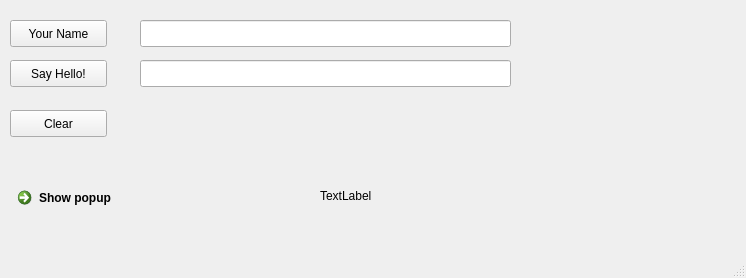
<?xml version="1.0" encoding="UTF-8"?>
<ui version="4.0">
 <class>MainWindow</class>
 <widget class="QMainWindow" name="MainWindow">
  <property name="geometry">
   <rect>
    <x>0</x>
    <y>0</y>
    <width>746</width>
    <height>278</height>
   </rect>
  </property>
  <property name="windowTitle">
   <string>MainWindow</string>
  </property>
  <widget class="QWidget" name="centralwidget">
   <widget class="QPushButton" name="say_hello">
    <property name="geometry">
     <rect>
      <x>10</x>
      <y>60</y>
      <width>97</width>
      <height>27</height>
     </rect>
    </property>
    <property name="text">
     <string>Say Hello!</string>
    </property>
   </widget>
   <widget class="QLineEdit" name="hello_output">
    <property name="geometry">
     <rect>
      <x>140</x>
      <y>60</y>
      <width>371</width>
      <height>27</height>
     </rect>
    </property>
   </widget>
   <widget class="QPushButton" name="pushButton_2">
    <property name="geometry">
     <rect>
      <x>10</x>
      <y>110</y>
      <width>97</width>
      <height>27</height>
     </rect>
    </property>
    <property name="text">
     <string>Clear</string>
    </property>
   </widget>
   <widget class="QPushButton" name="get_name">
    <property name="geometry">
     <rect>
      <x>10</x>
      <y>20</y>
      <width>97</width>
      <height>27</height>
     </rect>
    </property>
    <property name="text">
     <string>Your Name</string>
    </property>
   </widget>
   <widget class="QLineEdit" name="name_input">
    <property name="geometry">
     <rect>
      <x>140</x>
      <y>20</y>
      <width>371</width>
      <height>27</height>
     </rect>
    </property>
   </widget>
   <widget class="QCommandLinkButton" name="show_popup">
    <property name="geometry">
     <rect>
      <x>10</x>
      <y>180</y>
      <width>174</width>
      <height>41</height>
     </rect>
    </property>
    <property name="text">
     <string>Show popup</string>
    </property>
   </widget>
   <widget class="QLabel" name="actor_msg">
    <property name="geometry">
     <rect>
      <x>320</x>
      <y>170</y>
      <width>361</width>
      <height>51</height>
     </rect>
    </property>
    <property name="text">
     <string>TextLabel</string>
    </property>
   </widget>
  </widget>
  <widget class="QStatusBar" name="statusbar"/>
  <action name="actionYeni">
   <property name="text">
    <string>Yeni</string>
   </property>
  </action>
  <action name="actionKaydet">
   <property name="text">
    <string>Kaydet</string>
   </property>
  </action>
 </widget>
 <tabstops>
  <tabstop>hello_output</tabstop>
  <tabstop>pushButton_2</tabstop>
  <tabstop>say_hello</tabstop>
 </tabstops>
 <resources/>
 <connections>
  <connection>
   <sender>pushButton_2</sender>
   <signal>clicked()</signal>
   <receiver>hello_output</receiver>
   <slot>clear()</slot>
   <hints>
    <hint type="sourcelabel">
     <x>106</x>
     <y>156</y>
    </hint>
    <hint type="destinationlabel">
     <x>337</x>
     <y>106</y>
    </hint>
   </hints>
  </connection>
 </connections>
</ui>
